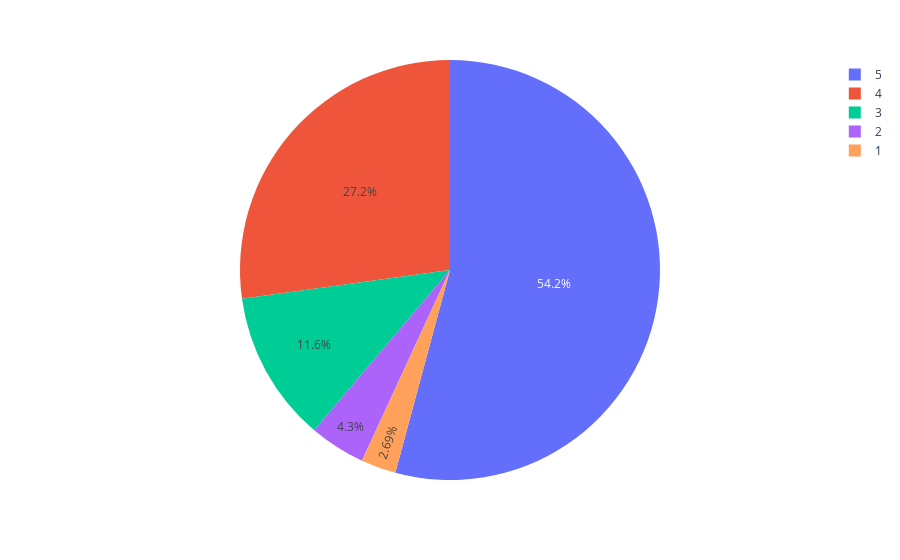

Source (notebook cell):
### Code cell
score.pandas_api().set_index("review/score").plot.pie(y="count")

### Figure 1 — Plotly figure (JSON) as saved in the notebook; plotly's stock layout.template omitted (floating-point values rounded to 4 significant figures)
{"data": [{"domain": {"x": [0, 1], "y": [0, 1]}, "hovertemplate": "review/score=%{label}<br>count=%{value}<extra></extra>", "labels": [1, 2, 3, 4, 5], "legendgroup": "", "name": "", "showlegend": true, "type": "pie", "values": [13940, 22281, 60141, 140775, 280537]}], "layout": {"legend": {"tracegroupgap": 0}, "margin": {"t": 60}}}
